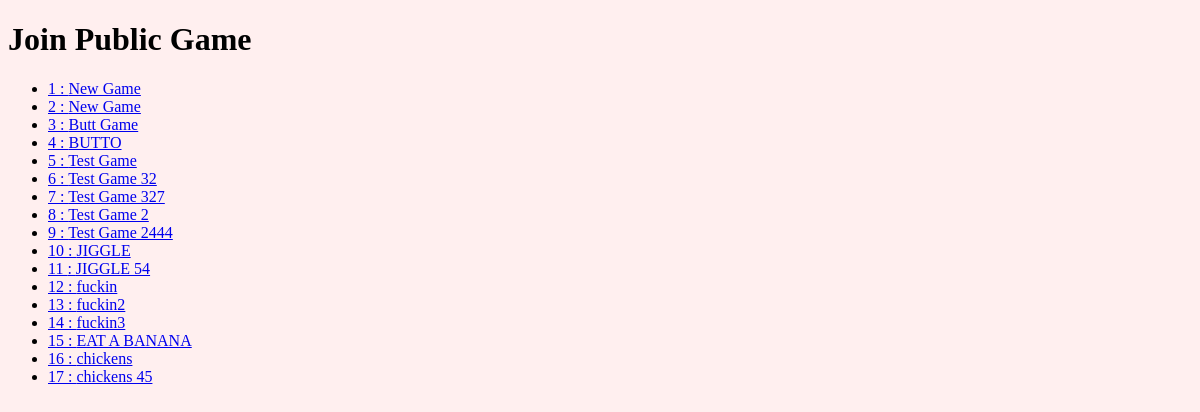
Screenshot of /game/public with the database file from the repository.
### peppercat/models.py (models this page shows, shortened)
class Game(db.Model):
	__tablename__ = 'games'
	id            = db.Column(db.Integer, primary_key = True)
	name          = db.Column(db.String())
	date          = db.Column(db.DateTime())
	private       = db.Column(db.Boolean())
	current_scene = db.Column(db.Integer, db.ForeignKey('scenes.id'))

### peppercat/routes.py (the view)
@app.route('/game/public')
def public_games():
	public_games = Game.query.filter_by(private = False).all()
	return render_template('public_games.html', gamelist = public_games)

### peppercat/templates/public_games.html
{% extends "layout.html" %}
{% block content %}
	<h1>Join Public Game</h1>
	{% if gamelist %}
		<ul>
		{% for game in gamelist %}
			<li><a href="{{ url_for('join_game', id = game.id) }}">{{ game.id }} : {{ game.name }}</a></li>
		{% endfor %}
		</ul>
	{% endif %}
{% endblock %}

### peppercat/templates/layout.html (shortened to what this page needs)
<!doctype html>
<html lang="en">
<head>
    <link rel="stylesheet" href="{{ url_for('static', filename='css/main.css') }}">
</head>
<body>
{% block content %}
{% endblock %}
</body>
</html>

### peppercat/client/css/main.css (style rules this page uses)
body { background-color: #ffefef; }

### rows the page displays
Game: id "1", name "New Game"
Game: id "2", name "New Game"
Game: id "3", name "Butt Game"
Game: id "4", name "BUTTO"
Game: id "5", name "Test Game"
Game: id "6", name "Test Game 32"
Game: id "7", name "Test Game 327"
Game: id "8", name "Test Game 2"
Game: id "9", name "Test Game 2444"
Game: id "10", name "JIGGLE"
Game: id "11", name "JIGGLE 54"
Game: id "12", name "fuckin"
Game: id "13", name "fuckin2"
Game: id "14", name "fuckin3"
Game: id "15", name "EAT A BANANA"
Game: id "16", name "chickens"
Game: id "17", name "chickens 45"
